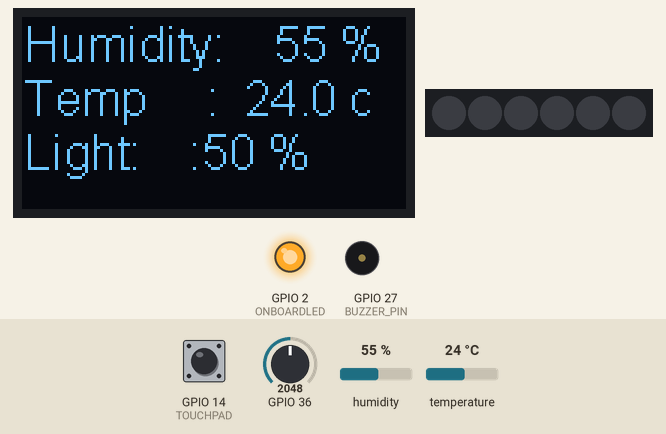
This sketch was run on a simulated ESP32. Shown: 128×64 one-colour display, 6 RGB LEDs in strip order, left to right, output pins drawn as LEDs (lit = HIGH), buzzer (waves = sounding). Dashed ring = blinking. The inputs (shaded band) are chosen by the test bench; at power-on: GPIO 14 (TOUCHPAD) HIGH, GPIO 36 = 2048, humidity 55 %, temperature 24 °C. Dim RGB values are drawn brighter than linear; WiFi joins after 1.5 s; servers stay silent unless stated; network time is answered at once with the bench clock; what the sketch prints to the serial monitor is not drawn.

Above: at 9.2 s.
9.3 s: GPIO 14 (TOUCHPAD) pulled LOW for 0.15 s
At 9.8 s:
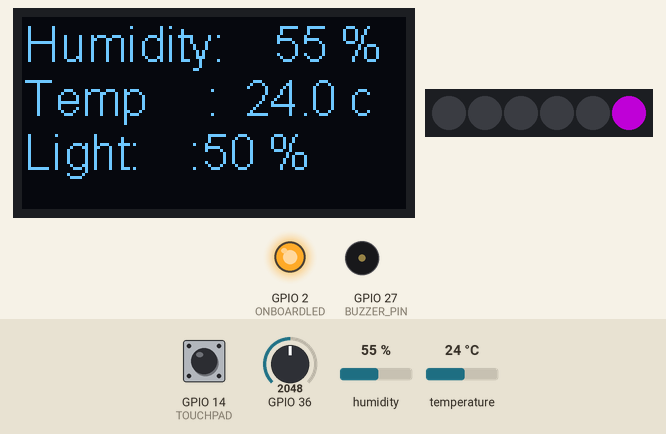
10.0 s: GPIO 36 set to 2003
At 10.4 s:
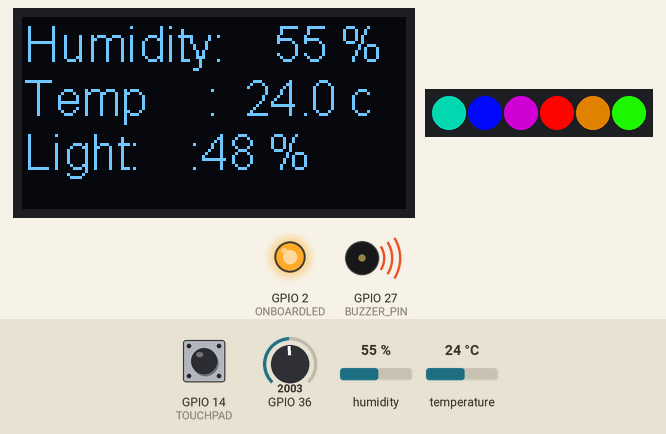
12.6 s: GPIO 36 set to 2866
At 13.12 s:
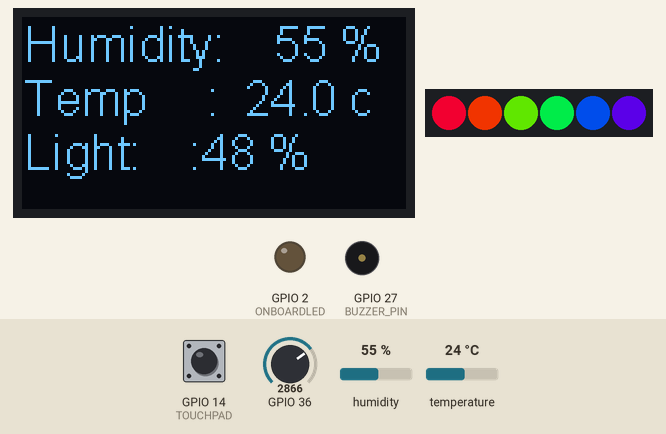
15.0 s: GPIO 14 (TOUCHPAD) pulled LOW for 3.2 s
At 17.32 s:
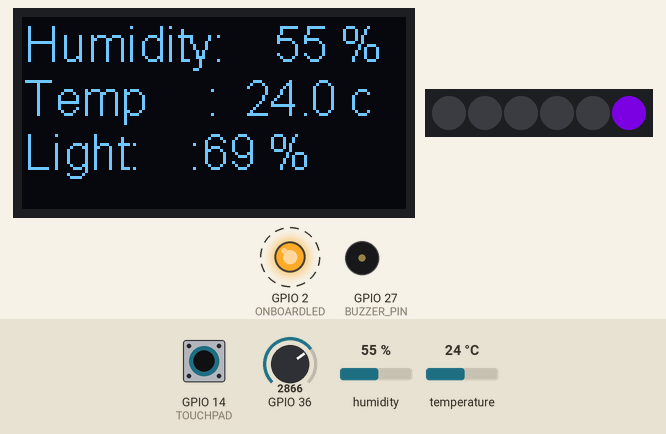
19.7 s: GPIO 14 (TOUCHPAD) pulled LOW for 1 s
At 20.22 s:
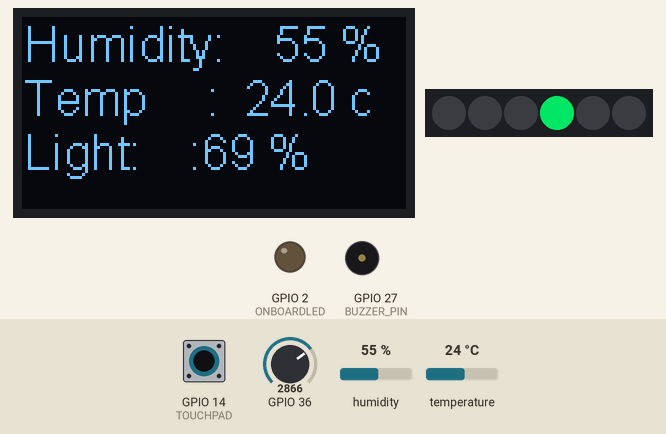
21.3 s: GPIO 36 set to 2047
At 22.1 s:
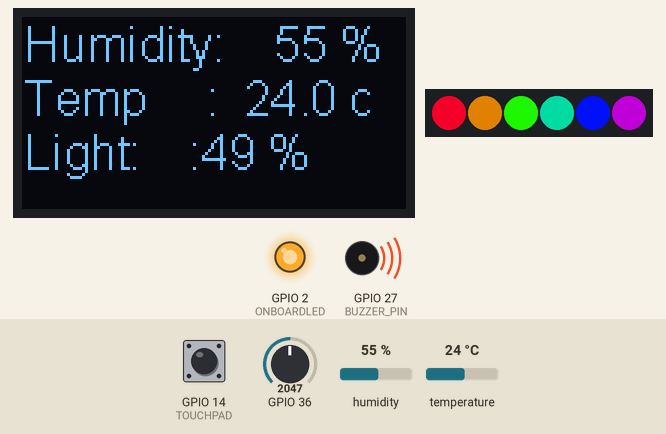
Timing chart, 0 to 27.1 s (numbered marks = the images above; inputs shaded):
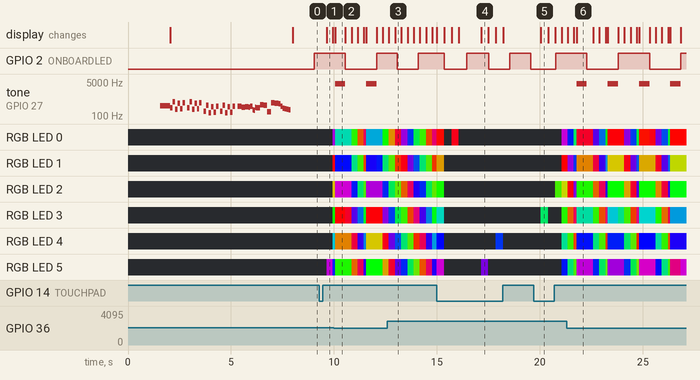

The sketch:

IOTCoachV2.ino
```cpp
/*      8-Jan-21
 * Demo program for IoT Coach V2 to demonstrate the basic kit features.
 * This also supports Local OTA over WiFi link
 */
//OTA Support
#include <WiFi.h>
#include <ESPmDNS.h>
#include <WiFiUdp.h>
#include <ArduinoOTA.h>
#include <NTPClient.h>

//MQTT Support
#include "PubSubClient.h"

//WebSocket Support
#include <ESPAsyncWebServer.h>

#include<Wire.h>
#include <Adafruit_Sensor.h>
#include <Adafruit_BME280.h>
#include <TimeLib.h>
#include"SSD1306.h"
#include <HCSR04.h>
#include <Tone32.h>
#include "Freenove_WS2812_Lib_for_ESP32.h"
#include "constants.h"

#define BUZZER_PIN 27
#define BUZZER_CHANNEL 0

#define ONBOARDLED 2

//For WS2812b Leds
#define WS2812_LEDS_COUNT  6
#define WS2812_LEDS_DIN  33
#define WS2812_CHANNEL   0
Freenove_ESP32_WS2812 strip = Freenove_ESP32_WS2812(WS2812_LEDS_COUNT, WS2812_LEDS_DIN, WS2812_CHANNEL, TYPE_GRB);

//For BME280 Sensor
#define SEALEVELPRESSURE_HPA (1013.25)
Adafruit_BME280 bme;

//Open Source Hardware Icon Pad
#define TOUCHPAD 14

// Temporary variables
static char celsiusTemp[7];
static char fahrenheitTemp[7];
static char humidityTemp[7];
long elapsedTime = 0;

//NTP Time Sync to show a digital clock
#define NTP_OFFSET  19800 // In seconds
#define NTP_INTERVAL 60 * 1000    // In miliseconds
#define NTP_ADDRESS  "1.asia.pool.ntp.org"

WiFiUDP ntpUDP;
NTPClient timeClient(ntpUDP, NTP_ADDRESS, NTP_OFFSET, NTP_INTERVAL);

String days[7] = {"SUN","MON","TUE","WED","THR","FRI","SAT"};

/*
 *  Replace ssid and password with your wifi credentials
 *  else program will stuck.
*/
const char* ssid = "";
const char* password = "";

//MQTT Server Topic
char* topic = "channels/";
char* mqttserver = "mqtt.thingspeak.com";

WiFiClient wifiClient;
PubSubClient client(mqttserver, 1883, wifiClient);

//Oled display object
SSD1306  display(0x3c, 21, 22);


//HCSr04 Ultrasonic Sensor
int triggerPin = 13;
int echoPin = 12;
int buzzerPin = 14;
UltraSonicDistanceSensor distanceSensor(triggerPin, echoPin);


String twoDigits(int digits){
  if(digits < 10) {
    String i = '0'+String(digits);
    return i;
  }
  else {
    return String(digits);
  }
}

unsigned bmestatus;

void setup() {

  pinMode(ONBOARDLED,OUTPUT);

  /*
   * OLED Initialization
   * Three font types are supported ArialMT_Plain_24,ArialMT_Plain_16 and
   * ArialMT_Plain_10
   */
  display.init();
  display.setFont(ArialMT_Plain_24);
  display.flipScreenVertically();
  display.drawString(1, 20, "Setting Up.. ");
  display.display();
  display.setFont(ArialMT_Plain_16);


  bmestatus = bme.begin(0x76);

  WiFi.mode(WIFI_STA);
  WiFi.begin(ssid, password);
  while (WiFi.waitForConnectResult() != WL_CONNECTED) {
    Serial.println("Connection Failed! Rebooting...");
    delay(5000);
    ESP.restart();
  }

    ArduinoOTA
    .onStart([]() {
      String type;
      if (ArduinoOTA.getCommand() == U_FLASH)
        type = "sketch";
      else // U_SPIFFS
        type = "filesystem";

      // NOTE: if updating SPIFFS this would be the place to unmount SPIFFS using SPIFFS.end()
      Serial.println("Start updating " + type);
      display.clear();
      display.drawString(0, 0, "Start updating");
      display.display();
      display.setFont(ArialMT_Plain_24);

    })
    .onEnd([]() {
      Serial.println("\nEnd");
      display.clear();
      display.drawString(0, 20, "Done");
      display.display();

    })
    .onProgress([](unsigned int progress, unsigned int total) {
      Serial.printf("Progress: %u%%\r", (progress / (total / 100)));
      display.clear();
      display.drawString(0, 20, "Burned.." + String((progress / (total / 100))) + +"%");
      display.display();

    })
    .onError([](ota_error_t error) {
      Serial.printf("Error[%u]: ", error);
      display.clear();
      //display.drawString(0, 0, "Progress" + String((progress / (total / 100)));
      //display.display();
      if (error == OTA_AUTH_ERROR) display.drawString(0, 0,"Auth Failed");
      else if (error == OTA_BEGIN_ERROR) display.drawString(0, 0,"Begin Failed");
      else if (error == OTA_CONNECT_ERROR) display.drawString(0, 0,"Connect Failed");
      else if (error == OTA_RECEIVE_ERROR) display.drawString(0, 0,"Receive Failed");
      else if (error == OTA_END_ERROR) display.drawString(0, 0,"End Failed");
      display.display();
    });

  ArduinoOTA.begin();


  Serial.begin(115200);
  timeClient.begin();
  timeClient.update();


  elapsedTime = millis();

  //Initializing tone generator
  tone(BUZZER_PIN, NOTE_E4, 500, BUZZER_CHANNEL);

  //Initializing WS2812 strip
  strip.begin();

  Serial.print("My Ip - ");
  Serial.println(WiFi.localIP());

  //Demo Tone.
  for(int i = 0; i < 56; i++)
  {
    tone(BUZZER_PIN, MarioUW_note[i],MarioUW_duration[i]*10, BUZZER_CHANNEL);
  }
}

bool ledState = 0;
bool touchState = 0;
void loop() {
  // put your main code here, to run repeatedly:
  ArduinoOTA.handle();

  if( (millis()-elapsedTime) > 1000)
    {
      UpdateData();
      elapsedTime = millis();
      digitalWrite(ONBOARDLED,ledState);
      ledState = !ledState;
    }

    if(TouchSens()< 60)
    {
      touchState = !touchState;
      delay(350);
    }

    if(touchState)
      rainbowOn();
    else
      rainbowOff();

}

/*
 * This function fetches the data from BME280 weather sensor and displays on the
 * screen perodically. It also checks the for light intensity.
 */
void UpdateData()
{
            float h = bme.readHumidity();
          // Read temperature as Celsius (the default)
          float t = bme.readTemperature();

          // Check if any reads failed and exit early (to try again).
          if (isnan(h) || isnan(t) ) {
            Serial.println("Failed to read from DHT sensor!");
            strcpy(celsiusTemp, "Failed");
            strcpy(fahrenheitTemp, "Failed");
            strcpy(humidityTemp, "Failed");
          }
          else{
            //float hic = dht.computeHeatIndex(t, h, false);
            dtostrf(t, 6, 1, celsiusTemp);
            //float hif = dht.computeHeatIndex(f, h);
            //dtostrf(hif, 6, 2, fahrenheitTemp);
            dtostrf(h, 6, 0, humidityTemp);
          }

          int ldr = map(analogRead(A0),0,4095,0,100);

          display.clear();
          display.drawString(1, 0, "Humidity:"+String(humidityTemp) + " %");
          display.drawString(1, 18,"Temp     :"+String(celsiusTemp) + " c");
          display.drawString(1,36,"Light:    :"+String(ldr)+ " %");
          display.display();

          if(ldr < 50)
            tone(BUZZER_PIN, NOTE_C8, 500, BUZZER_CHANNEL);
          else
            noTone(BUZZER_PIN, BUZZER_CHANNEL);

}


int colorCode = 255;
int ledIndex = WS2812_LEDS_COUNT;
void rainbowOn()
{
          strip.setLedColor(ledIndex, strip.Wheel((ledIndex * 256 / WS2812_LEDS_COUNT + colorCode) & 255));
          ledIndex = ledIndex > 0 ? --ledIndex : WS2812_LEDS_COUNT;
          colorCode = colorCode > 0  ? (colorCode-2) : 255;
}

void rainbowOff()
{
   for (int i = 0; i < WS2812_LEDS_COUNT; i++)
    strip.setLedColor(i,0x00);
}

int TouchSens()
{
  int sample = 0;
  for(int i=0;i<32;i++)
    sample += touchRead(TOUCHPAD);
  sample = sample / 32;

  return sample;
}
```

constants.h
```cpp
//##############**"Mario underworld" **##############//
int MarioUW_note[] = {
  NOTE_C4, NOTE_C5, NOTE_A3, NOTE_A4,NOTE_AS3, NOTE_AS4, 0, 0,
  NOTE_C4, NOTE_C5, NOTE_A3, NOTE_A4, NOTE_AS3, NOTE_AS4, 0,0,
  NOTE_F3, NOTE_F4, NOTE_D3, NOTE_D4,NOTE_DS3, NOTE_DS4, 0, 0,
  NOTE_F3, NOTE_F4, NOTE_D3, NOTE_D4,NOTE_DS3, NOTE_DS4, 0,
  0, NOTE_DS4, NOTE_CS4, NOTE_D4,
  NOTE_CS4, NOTE_DS4, NOTE_DS4, NOTE_GS3, NOTE_G3, NOTE_CS4,
  NOTE_C4, NOTE_FS4, NOTE_F4, NOTE_E3, NOTE_AS4, NOTE_A4,
  NOTE_GS4, NOTE_DS4, NOTE_B3,  NOTE_AS3, NOTE_A3, NOTE_GS3,0, 0, 0
};
int MarioUW_duration[] = {
 12, 12, 12, 12,12, 12, 6,3,
 12, 12, 12, 12, 12, 12, 6, 3,
 12, 12, 12, 12, 12, 12, 6,
 3, 12, 12, 12, 12,
 12, 12, 6, 6, 18, 18, 18,
 6, 6, 6, 6,6, 6,
 18, 18, 18, 18, 18, 18, 10, 10, 10,
 10, 10, 10, 3, 3, 3
};
//###########End of Mario underworld#############//
```

Measured:
- the behaviour switches between 2048 and 2047 on GPIO 36 (found by bisection; images 1 and 2)
- after the input at 9.3 s, RGB LED 0: off → RGB(111, 0, 144) after 0.65 s; RGB LED 1: off → RGB(243, 0, 12) after 0.65 s; RGB LED 2: off → RGB(135, 120, 0) after 0.65 s; RGB LED 3: off → RGB(0, 255, 0) after 0.65 s; RGB LED 4: off → RGB(0, 123, 132) after 0.65 s
- after the input at 10.0 s, tone on GPIO 27 (BUZZER_PIN): alternates 4186 Hz for 0.50 s and silent for 1.0 s, starting after 0.05 s
- after the input at 12.6 s, GPIO 2 (ONBOARDLED): HIGH → LOW after 0.49 s instead of 0.99 s; tone on GPIO 27 (BUZZER_PIN): stays silent (without the input it goes to 4186 Hz after 0.49 s)
- after the input at 19.7 s, RGB LED 0: off → RGB(123, 0, 132) after 1.4 s; RGB LED 1: off → RGB(255, 0, 0) after 1.4 s; RGB LED 2: off → RGB(57, 198, 0) after 1.1 s, → RGB(123, 132, 0) 0.30 s later; RGB LED 3: off → RGB(0, 177, 78) after 0.35 s, → off 0.35 s later, → RGB(30, 225, 0) 0.65 s later; RGB LED 4: off → RGB(0, 153, 102) after 1.4 s
- after the input at 21.3 s, GPIO 2 (ONBOARDLED): alternates HIGH for 1.5 s and LOW for 1.5 s, starting after 0.99 s; tone on GPIO 27 (BUZZER_PIN): alternates 4186 Hz for 0.50 s and silent for 1.0 s, starting after 0.49 s; the display: first differs from a run without the input after 0.49 s (image 6)
- what the display in image 6 shows lasts 0.8 s, from 21.8 s to 22.6 s
